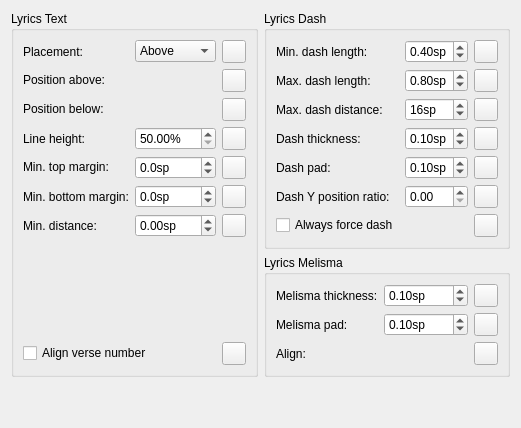
      <widget class="QWidget" name="PageLyrics">
       <layout class="QGridLayout" name="gridLayout_29">
        <item row="0" column="1">
         <widget class="QGroupBox" name="lyricsDashBox">
          <property name="title">
           <string>Lyrics Dash</string>
          </property>
          <layout class="QGridLayout" name="gridLayout_24">
           <item row="3" column="0">
            <widget class="QLabel" name="label_189">
             <property name="text">
              <string>Dash thickness:</string>
             </property>
            </widget>
           </item>
           <item row="0" column="0">
            <widget class="QLabel" name="label_122">
             <property name="text">
              <string>Min. dash length:</string>
             </property>
             <property name="buddy">
              <cstring>lyricsDashMinLength</cstring>
             </property>
            </widget>
           </item>
           <item row="0" column="1">
            <widget class="QDoubleSpinBox" name="lyricsDashMinLength">
             <property name="suffix">
              <string>sp</string>
             </property>
             <property name="maximum">
              <double>9.990000000000000</double>
             </property>
             <property name="singleStep">
              <double>0.050000000000000</double>
             </property>
             <property name="value">
              <double>0.400000000000000</double>
             </property>
            </widget>
           </item>
           <item row="1" column="0">
            <widget class="QLabel" name="label_120">
             <property name="text">
              <string>Max. dash length:</string>
             </property>
             <property name="buddy">
              <cstring>lyricsDashMaxLength</cstring>
             </property>
            </widget>
           </item>
           <item row="1" column="1">
            <widget class="QDoubleSpinBox" name="lyricsDashMaxLength">
             <property name="suffix">
              <string>sp</string>
             </property>
             <property name="minimum">
              <double>0.050000000000000</double>
             </property>
             <property name="maximum">
              <double>9.990000000000000</double>
             </property>
             <property name="singleStep">
              <double>0.050000000000000</double>
             </property>
             <property name="value">
              <double>0.800000000000000</double>
             </property>
            </widget>
           </item>
           <item row="2" column="0">
            <widget class="QLabel" name="label_121">
             <property name="text">
              <string>Max. dash distance:</string>
             </property>
             <property name="buddy">
              <cstring>lyricsDashMaxDistance</cstring>
             </property>
            </widget>
           </item>
           <item row="2" column="1">
            <widget class="QDoubleSpinBox" name="lyricsDashMaxDistance">
             <property name="suffix">
              <string>sp</string>
             </property>
             <property name="decimals">
              <number>0</number>
             </property>
             <property name="minimum">
              <double>1.000000000000000</double>
             </property>
             <property name="singleStep">
              <double>1.000000000000000</double>
             </property>
             <property name="value">
              <double>16.000000000000000</double>
             </property>
            </widget>
           </item>
           <item row="6" column="0">
            <widget class="QCheckBox" name="lyricsDashForce">
             <property name="text">
              <string>Always force dash</string>
             </property>
            </widget>
           </item>
           <item row="0" column="2">
            <widget class="QToolButton" name="resetLyricsDashMinLength">
             <property name="toolTip">
              <string>Reset to default</string>
             </property>
             <property name="accessibleName">
              <string>Reset 'Min. dash length' value</string>
             </property>
             <property name="text">
              <string notr="true"/>
             </property>
             <property name="icon">
              <iconset resource="musescore.qrc">
               <normaloff>:/data/icons/edit-reset.svg</normaloff>:/data/icons/edit-reset.svg</iconset>
             </property>
            </widget>
           </item>
           <item row="1" column="2">
            <widget class="QToolButton" name="resetLyricsDashMaxLength">
             <property name="toolTip">
              <string>Reset to default</string>
             </property>
             <property name="accessibleName">
              <string>Reset 'Max. dash length' value</string>
             </property>
             <property name="text">
              <string notr="true"/>
             </property>
             <property name="icon">
              <iconset resource="musescore.qrc">
               <normaloff>:/data/icons/edit-reset.svg</normaloff>:/data/icons/edit-reset.svg</iconset>
             </property>
            </widget>
           </item>
           <item row="2" column="2">
            <widget class="QToolButton" name="resetLyricsDashMaxDistance">
             <property name="toolTip">
              <string>Reset to default</string>
             </property>
             <property name="accessibleName">
              <string>Reset 'Max. dash distance' value</string>
             </property>
             <property name="text">
              <string notr="true"/>
             </property>
             <property name="icon">
              <iconset resource="musescore.qrc">
               <normaloff>:/data/icons/edit-reset.svg</normaloff>:/data/icons/edit-reset.svg</iconset>
             </property>
            </widget>
           </item>
           <item row="6" column="2">
            <widget class="QToolButton" name="resetLyricsDashForce">
             <property name="toolTip">
              <string>Reset to default</string>
             </property>
             <property name="accessibleName">
              <string>Reset 'Always force dash' value</string>
             </property>
             <property name="text">
              <string notr="true"/>
             </property>
             <property name="icon">
              <iconset resource="musescore.qrc">
               <normaloff>:/data/icons/edit-reset.svg</normaloff>:/data/icons/edit-reset.svg</iconset>
             </property>
            </widget>
           </item>
           <item row="3" column="2">
            <widget class="QToolButton" name="resetLyricsDashLineThickness">
             <property name="toolTip">
              <string>Reset to default</string>
             </property>
             <property name="accessibleName">
              <string>Reset 'Dash thickness' value</string>
             </property>
             <property name="text">
              <string notr="true"/>
             </property>
             <property name="icon">
              <iconset resource="musescore.qrc">
               <normaloff>:/data/icons/edit-reset.svg</normaloff>:/data/icons/edit-reset.svg</iconset>
             </property>
            </widget>
           </item>
           <item row="4" column="1">
            <widget class="QDoubleSpinBox" name="lyricsDashPad">
             <property name="suffix">
              <string>sp</string>
             </property>
             <property name="maximum">
              <double>1.000000000000000</double>
             </property>
             <property name="singleStep">
              <double>0.010000000000000</double>
             </property>
             <property name="value">
              <double>0.100000000000000</double>
             </property>
            </widget>
           </item>
           <item row="4" column="0">
            <widget class="QLabel" name="label_195">
             <property name="text">
              <string>Dash pad:</string>
             </property>
            </widget>
           </item>
           <item row="3" column="1">
            <widget class="QDoubleSpinBox" name="lyricsDashLineThickness">
             <property name="suffix">
              <string>sp</string>
             </property>
             <property name="maximum">
              <double>1.000000000000000</double>
             </property>
             <property name="singleStep">
              <double>0.010000000000000</double>
             </property>
             <property name="value">
              <double>0.100000000000000</double>
             </property>
            </widget>
           </item>
           <item row="4" column="2">
            <widget class="QToolButton" name="resetLyricsDashPad">
             <property name="toolTip">
              <string>Reset to default</string>
             </property>
             <property name="accessibleName">
              <string>Reset 'Dash pad' value</string>
             </property>
             <property name="text">
              <string notr="true"/>
             </property>
             <property name="icon">
              <iconset resource="musescore.qrc">
               <normaloff>:/data/icons/edit-reset.svg</normaloff>:/data/icons/edit-reset.svg</iconset>
             </property>
            </widget>
           </item>
           <item row="5" column="0">
            <widget class="QLabel" name="label_196">
             <property name="text">
              <string>Dash Y position ratio:</string>
             </property>
            </widget>
           </item>
           <item row="5" column="1">
            <widget class="QDoubleSpinBox" name="lyricsDashYposRatio"/>
           </item>
           <item row="5" column="2">
            <widget class="QToolButton" name="resetLyricsDashYposRatio">
             <property name="toolTip">
              <string>Reset to default</string>
             </property>
             <property name="accessibleName">
              <string>Reset 'Dash Y position ratio' value</string>
             </property>
             <property name="text">
              <string notr="true"/>
             </property>
             <property name="icon">
              <iconset resource="musescore.qrc">
               <normaloff>:/data/icons/edit-reset.svg</normaloff>:/data/icons/edit-reset.svg</iconset>
             </property>
            </widget>
           </item>
          </layout>
         </widget>
        </item>
        <item row="1" column="1">
         <widget class="QGroupBox" name="lyricsMelismaBox">
          <property name="title">
           <string>Lyrics Melisma</string>
          </property>
          <layout class="QGridLayout" name="gridLayout_25">
           <item row="2" column="1">
            <widget class="Ms::AlignSelect" name="lyricsMelismaAlign" native="true"/>
           </item>
           <item row="1" column="2">
            <widget class="QToolButton" name="resetLyricsMelismaPad">
             <property name="toolTip">
              <string>Reset to default</string>
             </property>
             <property name="accessibleName">
              <string>Reset 'Melisma pad' value</string>
             </property>
             <property name="text">
              <string notr="true"/>
             </property>
             <property name="icon">
              <iconset resource="musescore.qrc">
               <normaloff>:/data/icons/edit-reset.svg</normaloff>:/data/icons/edit-reset.svg</iconset>
             </property>
            </widget>
           </item>
           <item row="1" column="0">
            <widget class="QLabel" name="label_188">
             <property name="text">
              <string>Melisma pad:</string>
             </property>
            </widget>
           </item>
           <item row="0" column="0">
            <widget class="QLabel" name="label_80">
             <property name="text">
              <string>Melisma thickness:</string>
             </property>
            </widget>
           </item>
           <item row="0" column="2">
            <widget class="QToolButton" name="resetLyricsLineThickness">
             <property name="toolTip">
              <string>Reset to default</string>
             </property>
             <property name="accessibleName">
              <string>Reset 'Melisma thickness' value</string>
             </property>
             <property name="text">
              <string notr="true"/>
             </property>
             <property name="icon">
              <iconset resource="musescore.qrc">
               <normaloff>:/data/icons/edit-reset.svg</normaloff>:/data/icons/edit-reset.svg</iconset>
             </property>
            </widget>
           </item>
           <item row="0" column="1">
            <widget class="QDoubleSpinBox" name="lyricsLineThickness">
             <property name="suffix">
              <string>sp</string>
             </property>
             <property name="maximum">
              <double>1.000000000000000</double>
             </property>
             <property name="singleStep">
              <double>0.010000000000000</double>
             </property>
             <property name="value">
              <double>0.100000000000000</double>
             </property>
            </widget>
           </item>
           <item row="2" column="2">
            <widget class="QToolButton" name="resetLyricsMelismaAlign">
             <property name="toolTip">
              <string>Reset to default</string>
             </property>
             <property name="accessibleName">
              <string>Reset 'Align' value</string>
             </property>
             <property name="text">
              <string notr="true"/>
             </property>
             <property name="icon">
              <iconset resource="musescore.qrc">
               <normaloff>:/data/icons/edit-reset.svg</normaloff>:/data/icons/edit-reset.svg</iconset>
             </property>
            </widget>
           </item>
           <item row="1" column="1">
            <widget class="QDoubleSpinBox" name="lyricsMelismaPad">
             <property name="suffix">
              <string>sp</string>
             </property>
             <property name="maximum">
              <double>1.000000000000000</double>
             </property>
             <property name="singleStep">
              <double>0.010000000000000</double>
             </property>
             <property name="value">
              <double>0.100000000000000</double>
             </property>
            </widget>
           </item>
           <item row="2" column="0">
            <widget class="QLabel" name="label_198">
             <property name="text">
              <string>Align:</string>
             </property>
            </widget>
           </item>
          </layout>
         </widget>
        </item>
        <item row="0" column="0" rowspan="2">
         <widget class="QGroupBox" name="lyricsTextBox">
          <property name="title">
           <string>Lyrics Text</string>
          </property>
          <layout class="QGridLayout" name="gridLayout_23">
           <item row="1" column="1">
            <widget class="Ms::OffsetSelect" name="lyricsPosAbove" native="true"/>
           </item>
           <item row="4" column="1">
            <widget class="QDoubleSpinBox" name="lyricsMinTopDistance">
             <property name="sizePolicy">
              <sizepolicy hsizetype="Preferred" vsizetype="Fixed">
               <horstretch>0</horstretch>
               <verstretch>0</verstretch>
              </sizepolicy>
             </property>
             <property name="suffix">
              <string>sp</string>
             </property>
             <property name="decimals">
              <number>1</number>
             </property>
             <property name="minimum">
              <double>-100.000000000000000</double>
             </property>
             <property name="singleStep">
              <double>0.500000000000000</double>
             </property>
            </widget>
           </item>
           <item row="1" column="2">
            <widget class="QToolButton" name="resetLyricsPosAbove">
             <property name="toolTip">
              <string>Reset to default</string>
             </property>
             <property name="accessibleName">
              <string>Reset 'Position above' value</string>
             </property>
             <property name="text">
              <string notr="true"/>
             </property>
             <property name="icon">
              <iconset resource="musescore.qrc">
               <normaloff>:/data/icons/edit-reset.svg</normaloff>:/data/icons/edit-reset.svg</iconset>
             </property>
            </widget>
           </item>
           <item row="6" column="0">
            <widget class="QLabel" name="label_minDistance">
             <property name="text">
              <string>Min. distance:</string>
             </property>
             <property name="buddy">
              <cstring>lyricsMinDistance</cstring>
             </property>
            </widget>
           </item>
           <item row="5" column="1">
            <widget class="QDoubleSpinBox" name="lyricsMinBottomDistance">
             <property name="suffix">
              <string>sp</string>
             </property>
             <property name="decimals">
              <number>1</number>
             </property>
             <property name="minimum">
              <double>-100.000000000000000</double>
             </property>
             <property name="singleStep">
              <double>0.500000000000000</double>
             </property>
            </widget>
           </item>
           <item row="0" column="0">
            <widget class="QLabel" name="label_71">
             <property name="text">
              <string>Placement:</string>
             </property>
             <property name="buddy">
              <cstring>lyricsPlacement</cstring>
             </property>
            </widget>
           </item>
           <item row="4" column="2">
            <widget class="QToolButton" name="resetLyricsMinTopDistance">
             <property name="toolTip">
              <string>Reset to default</string>
             </property>
             <property name="accessibleName">
              <string>Reset 'Min. top margin' value</string>
             </property>
             <property name="text">
              <string notr="true"/>
             </property>
             <property name="icon">
              <iconset resource="musescore.qrc">
               <normaloff>:/data/icons/edit-reset.svg</normaloff>:/data/icons/edit-reset.svg</iconset>
             </property>
            </widget>
           </item>
           <item row="6" column="1">
            <widget class="QDoubleSpinBox" name="lyricsMinDistance">
             <property name="suffix">
              <string>sp</string>
             </property>
             <property name="decimals">
              <number>2</number>
             </property>
             <property name="minimum">
              <double>-100.000000000000000</double>
             </property>
             <property name="singleStep">
              <double>0.050000000000000</double>
             </property>
            </widget>
           </item>
           <item row="3" column="1">
            <widget class="QDoubleSpinBox" name="lyricsLineHeight">
             <property name="suffix">
              <string>%</string>
             </property>
             <property name="minimum">
              <double>50.000000000000000</double>
             </property>
             <property name="maximum">
              <double>1000.000000000000000</double>
             </property>
            </widget>
           </item>
           <item row="2" column="1">
            <widget class="Ms::OffsetSelect" name="lyricsPosBelow" native="true"/>
           </item>
           <item row="8" column="2">
            <widget class="QToolButton" name="resetLyricsAlignVerseNumber">
             <property name="toolTip">
              <string>Reset to default</string>
             </property>
             <property name="accessibleName">
              <string>Reset 'Align verse number' value</string>
             </property>
             <property name="text">
              <string notr="true"/>
             </property>
             <property name="icon">
              <iconset resource="musescore.qrc">
               <normaloff>:/data/icons/edit-reset.svg</normaloff>:/data/icons/edit-reset.svg</iconset>
             </property>
            </widget>
           </item>
           <item row="4" column="0">
            <widget class="QLabel" name="label_131">
             <property name="sizePolicy">
              <sizepolicy hsizetype="Fixed" vsizetype="Fixed">
               <horstretch>0</horstretch>
               <verstretch>0</verstretch>
              </sizepolicy>
             </property>
             <property name="text">
              <string>Min. top margin:</string>
             </property>
             <property name="buddy">
              <cstring>lyricsMinTopDistance</cstring>
             </property>
            </widget>
           </item>
           <item row="5" column="2">
            <widget class="QToolButton" name="resetLyricsMinBottomDistance">
             <property name="toolTip">
              <string>Reset to default</string>
             </property>
             <property name="accessibleName">
              <string>Reset 'Min. bottom margin' value</string>
             </property>
             <property name="text">
              <string notr="true"/>
             </property>
             <property name="icon">
              <iconset resource="musescore.qrc">
               <normaloff>:/data/icons/edit-reset.svg</normaloff>:/data/icons/edit-reset.svg</iconset>
             </property>
            </widget>
           </item>
           <item row="2" column="0">
            <widget class="QLabel" name="label_134">
             <property name="sizePolicy">
              <sizepolicy hsizetype="Fixed" vsizetype="Fixed">
               <horstretch>0</horstretch>
               <verstretch>0</verstretch>
              </sizepolicy>
             </property>
             <property name="text">
              <string>Position below:</string>
             </property>
            </widget>
           </item>
           <item row="1" column="0">
            <widget class="QLabel" name="label_132">
             <property name="sizePolicy">
              <sizepolicy hsizetype="Fixed" vsizetype="Fixed">
               <horstretch>0</horstretch>
               <verstretch>0</verstretch>
              </sizepolicy>
             </property>
             <property name="text">
              <string>Position above:</string>
             </property>
            </widget>
           </item>
           <item row="3" column="0">
            <widget class="QLabel" name="label_133">
             <property name="text">
              <string>Line height:</string>
             </property>
            </widget>
           </item>
           <item row="5" column="0">
            <widget class="QLabel" name="label_137">
             <property name="text">
              <string>Min. bottom margin:</string>
             </property>
             <property name="buddy">
              <cstring>lyricsMinBottomDistance</cstring>
             </property>
            </widget>
           </item>
           <item row="3" column="2">
            <widget class="QToolButton" name="resetLyricsLineHeight">
             <property name="toolTip">
              <string>Reset to default</string>
             </property>
             <property name="accessibleName">
              <string>Reset 'Line height' value</string>
             </property>
             <property name="text">
              <string notr="true"/>
             </property>
             <property name="icon">
              <iconset resource="musescore.qrc">
               <normaloff>:/data/icons/edit-reset.svg</normaloff>:/data/icons/edit-reset.svg</iconset>
             </property>
            </widget>
           </item>
           <item row="8" column="0" colspan="2">
            <widget class="QCheckBox" name="lyricsAlignVerseNumber">
             <property name="text">
              <string>Align verse number</string>
             </property>
            </widget>
           </item>
           <item row="0" column="1">
            <widget class="QComboBox" name="lyricsPlacement">
             <item>
              <property name="text">
               <string notr="true">Above</string>
              </property>
             </item>
             <item>
              <property name="text">
               <string notr="true">Below</string>
              </property>
             </item>
            </widget>
           </item>
           <item row="0" column="2">
            <widget class="QToolButton" name="resetLyricsPlacement">
             <property name="toolTip">
              <string>Reset to default</string>
             </property>
             <property name="accessibleName">
              <string>Reset 'Placement' value</string>
             </property>
             <property name="text">
              <string notr="true"/>
             </property>
             <property name="icon">
              <iconset resource="musescore.qrc">
               <normaloff>:/data/icons/edit-reset.svg</normaloff>:/data/icons/edit-reset.svg</iconset>
             </property>
            </widget>
           </item>
           <item row="2" column="2">
            <widget class="QToolButton" name="resetLyricsPosBelow">
             <property name="toolTip">
              <string>Reset to default</string>
             </property>
             <property name="accessibleName">
              <string>Reset 'Position below' value</string>
             </property>
             <property name="text">
              <string notr="true"/>
             </property>
             <property name="icon">
              <iconset resource="musescore.qrc">
               <normaloff>:/data/icons/edit-reset.svg</normaloff>:/data/icons/edit-reset.svg</iconset>
             </property>
            </widget>
           </item>
           <item row="6" column="2">
            <widget class="QToolButton" name="resetLyricsMinDistance">
             <property name="toolTip">
              <string>Reset to default</string>
             </property>
             <property name="accessibleName">
              <string>Reset 'Min. distance' value</string>
             </property>
             <property name="text">
              <string notr="true"/>
             </property>
             <property name="icon">
              <iconset resource="musescore.qrc">
               <normaloff>:/data/icons/edit-reset.svg</normaloff>:/data/icons/edit-reset.svg</iconset>
             </property>
            </widget>
           </item>
           <item row="7" column="0">
            <spacer name="verticalSpacer_2">
             <property name="orientation">
              <enum>Qt::Vertical</enum>
             </property>
             <property name="sizeHint" stdset="0">
              <size>
               <width>20</width>
               <height>40</height>
              </size>
             </property>
            </spacer>
           </item>
          </layout>
         </widget>
        </item>
        <item row="2" column="0">
         <spacer name="verticalSpacer_17">
          <property name="orientation">
           <enum>Qt::Vertical</enum>
          </property>
          <property name="sizeHint" stdset="0">
           <size>
            <width>20</width>
            <height>40</height>
           </size>
          </property>
         </spacer>
        </item>
       </layout>
      </widget>
